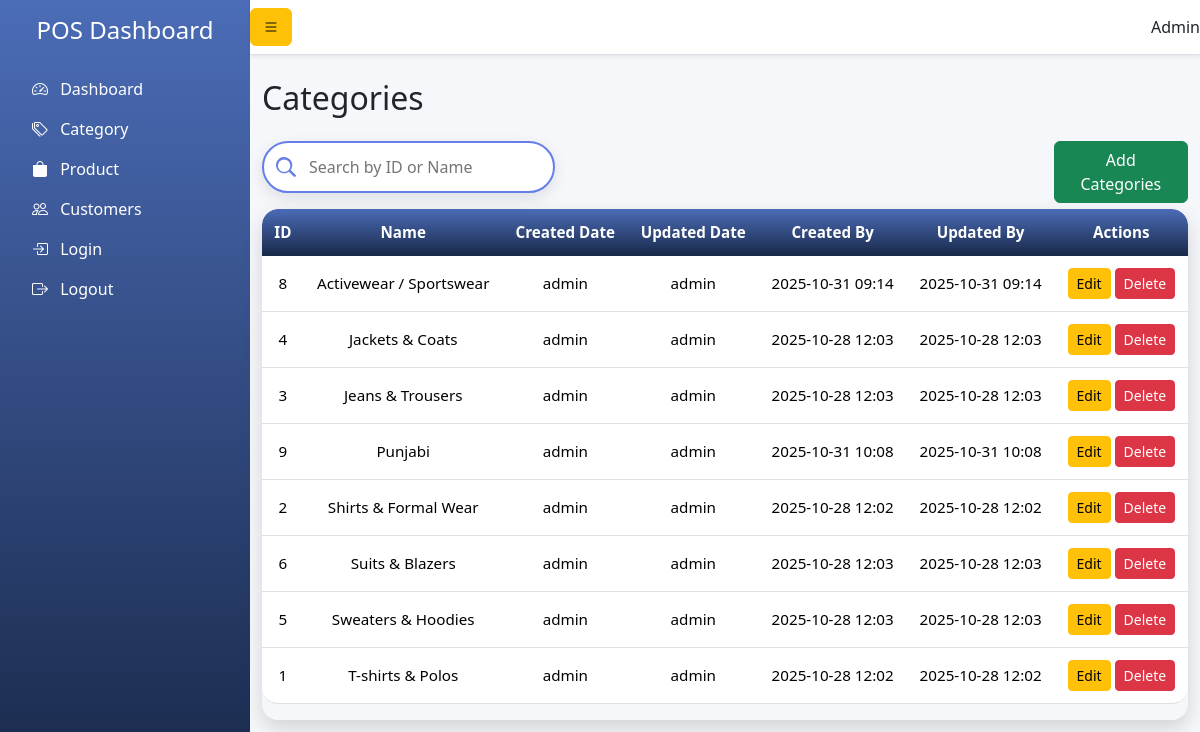
Page /categories/ (signed in) on the committed database.
### pos/models.py (models this page shows, shortened)
class Category(models.Model):
    name = models.CharField(max_length=100, unique=True)
    created_date = models.DateTimeField(auto_now_add=True)
    updated_date = models.DateTimeField(auto_now=True)
    created_by = models.ForeignKey(
        User,
        on_delete=models.SET_NULL,
        null=True,
        related_name='category_created_by'
    )
    updated_by = models.ForeignKey(
        User,
        on_delete=models.SET_NULL,
        null=True,
        related_name='category_updated_by'
    )
    class Meta:
        verbose_name_plural = "Categories"
        ordering = ['name']

### pos/views.py (the view)
# urls.py: path('categories/', views.category_list, name='category_list'),
@login_required
def category_list(request):
    search_query = request.GET.get('search', '')
    if search_query:
        categories = Category.objects.filter(name__icontains=search_query)
    else:
        categories = Category.objects.all()
    return render(request, 'pos/category_list.html', {'categories': categories, 'search_query': search_query})

### pos/templates/pos/category_list.html (shortened to what this page needs)
{% extends 'pos/base.html' %}
{% load static %}
{% block content %}
<h2 class="mb-4">Categories</h2>
<div class="row">
    <div class="col-lg-4">
        <div class="mb-3">
    <input type="text" id="categorySearch" class="lu-search" placeholder="Search by ID or Name">
</div>
    </div>
    <div class="col-lg-4"></div>
    <div class="col-lg-2"></div>
    <div class="col-lg-2">
        <a href="{% url 'category_create' %}" class="btn btn-success">
               Add Categories
           </a>
    </div>
</div>
<div class="lu-table-wrapper">
    <table class="table lu-table" id="categoryTable">
        <thead>
            <tr>
                <th>ID</th>
                <th>Name</th>
                <th>Created Date</th>
                <th>Updated Date</th>
                <th>Created By</th>
                <th>Updated By</th>
                 <th>Actions</th>
            </tr>
        </thead>
    <tbody>
        {% for category in categories %}
        <tr>
            <td>{{ category.id }}</td>
            <td>{{ category.name }}</td>
            <td>{{ category.created_by }}</td>
            <td>{{ category.updated_by }}</td>
            <td>{{ category.created_date|date:"Y-m-d H:i" }}</td>
            <td>{{ category.updated_date|date:"Y-m-d H:i" }}</td>
            <td>
                <a href="{% url 'category_update' category.id %}" class="btn btn-warning btn-sm">Edit</a>
                <a href="{% url 'category_delete' category.id %}" class="btn btn-danger btn-sm"
                   onclick="return confirm('Are you sure you want to delete this category?');">Delete</a>
            </td>
        </tr>
        {% empty %}
        <tr><td colspan="7" class="text-center">No categories found.</td></tr>
        {% endfor %}
    </tbody>
    </table>
</div>
{% endblock %}

### pos/static/css/style.css (style rules this page uses)
body { font-family: 'Segoe UI', sans-serif; background: #f5f7fa; }
.lu-search { width: 100%; padding: 12px 20px 12px 45px; border-radius: 30px; border: 2px solid #667eea; background: #fff; box-shadow: 0 5px 15px rgba(0,0,0,0.1); font-size: 1rem; transition: all 0.3s ease; outline: none; background-repeat: no-repeat; background-size: 20px; background-position: 12px center; }
.lu-table-wrapper { overflow-x: auto; border-radius: 1rem; box-shadow: 0 8px 20px rgba(0,0,0,0.15); border: none; }
.lu-table { border-collapse: separate; border-spacing: 0; width: 100%; min-width: 700px; font-size: 0.95rem; transition: all 0.3s ease; }
.lu-table thead th { background: linear-gradient(180deg, #4b6cb7, #182848) !important; color: #fff; font-weight: 600; text-align: center; vertical-align: middle; border: none; padding: 12px; transition: all 0.3s ease; }
.lu-table tbody td { background: #fff; padding: 12px; text-align: center; vertical-align: middle; transition: all 0.3s ease; }
.lu-table thead tr:first-child th:first-child { border-top-left-radius: 1rem; }
.lu-table thead tr:first-child th:last-child { border-top-right-radius: 1rem; }
.lu-table tbody tr:last-child td:first-child { border-bottom-left-radius: 1rem; }
.lu-table tbody tr:last-child td:last-child { border-bottom-right-radius: 1rem; }

### rows in the picture
Category: id "8", name "Activewear / Sportswear", created_by "admin", updated_by "admin", created_date "2025-10-31 09:14", updated_date "2025-10-31 09:14"
Category: id "4", name "Jackets & Coats", created_by "admin", updated_by "admin", created_date "2025-10-28 12:03", updated_date "2025-10-28 12:03"
Category: id "3", name "Jeans & Trousers", created_by "admin", updated_by "admin", created_date "2025-10-28 12:03", updated_date "2025-10-28 12:03"
Category: id "9", name "Punjabi", created_by "admin", updated_by "admin", created_date "2025-10-31 10:08", updated_date "2025-10-31 10:08"
Category: id "2", name "Shirts & Formal Wear", created_by "admin", updated_by "admin", created_date "2025-10-28 12:02", updated_date "2025-10-28 12:02"
Category: id "6", name "Suits & Blazers", created_by "admin", updated_by "admin", created_date "2025-10-28 12:03", updated_date "2025-10-28 12:03"
Category: id "5", name "Sweaters & Hoodies", created_by "admin", updated_by "admin", created_date "2025-10-28 12:03", updated_date "2025-10-28 12:03"
Category: id "1", name "T-shirts & Polos", created_by "admin", updated_by "admin", created_date "2025-10-28 12:02", updated_date "2025-10-28 12:02"
